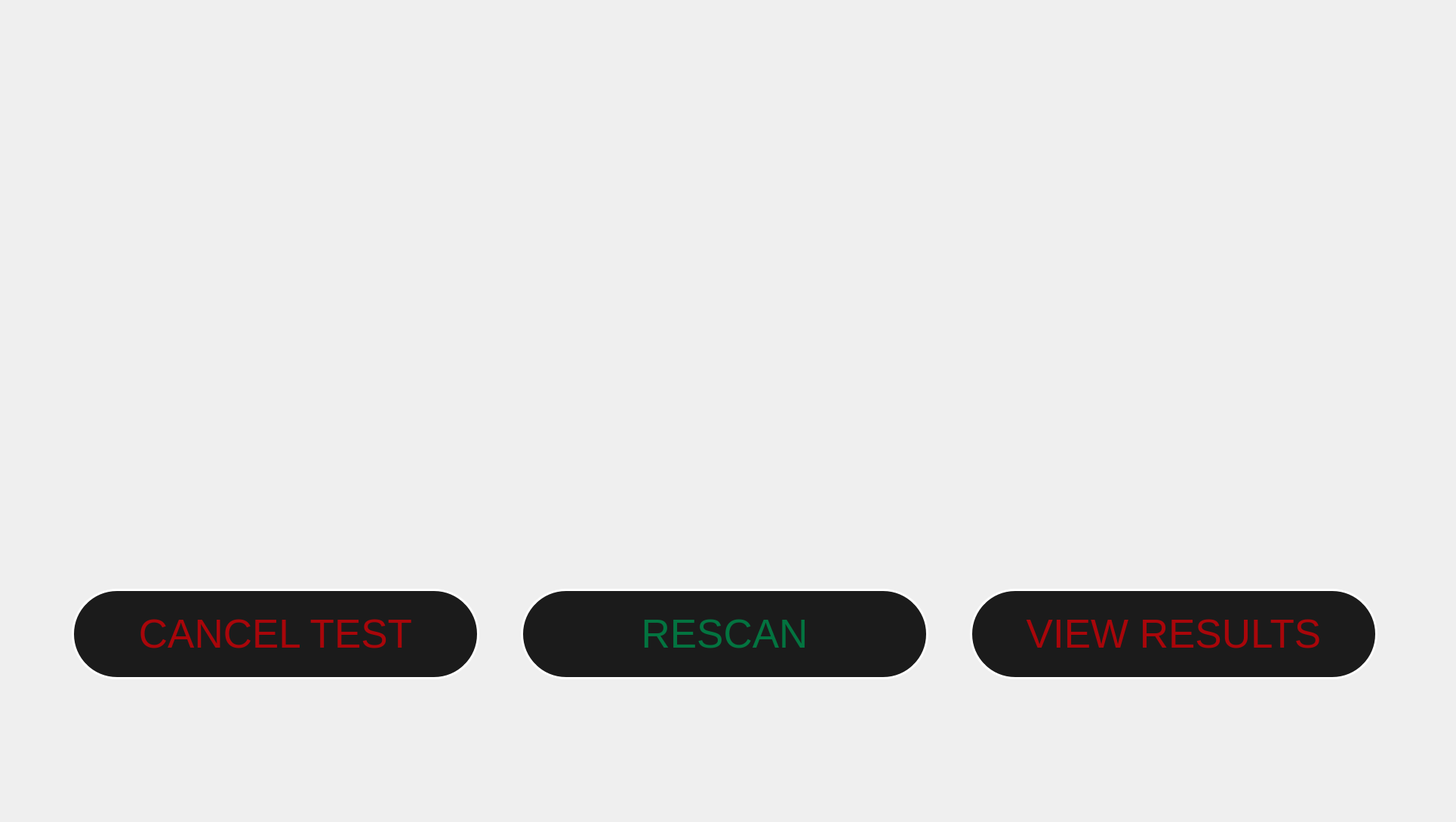
    <widget class="QWidget" name="RescanResultsPage">
     <widget class="QLabel" name="label_14">
      <property name="geometry">
       <rect>
        <x>0</x>
        <y>0</y>
        <width>1920</width>
        <height>1080</height>
       </rect>
      </property>
      <property name="text">
       <string/>
      </property>
      <property name="pixmap">
       <pixmap>CannaCheck_UI_images_1.2/RescanResultsPage.png</pixmap>
      </property>
      <property name="scaledContents">
       <bool>true</bool>
      </property>
     </widget>
     <widget class="QPushButton" name="cancel_test_btn">
      <property name="geometry">
       <rect>
        <x>95</x>
        <y>780</y>
        <width>540</width>
        <height>120</height>
       </rect>
      </property>
      <property name="font">
       <font>
        <family>Arial</family>
        <pointsize>40</pointsize>
       </font>
      </property>
      <property name="styleSheet">
       <string notr="true">QPushButton 
{
 border-radius: 60px;
 background-color: rgb(27, 27, 27);
 border: 3px solid white;
 color: rgb(169, 6, 10)
}

QPushButton:pressed 
{
border-radius: 60px;
 background-color: rgb(27, 27, 27);
 border: 6px solid white;
 color: rgb(169, 6, 10)
}

QPushButton:disabled
{
border-radius: 60px;
 background-color: rgb(27, 27, 27);
 border: 6px solid grey;
 color: grey;
}</string>
      </property>
      <property name="text">
       <string>CANCEL TEST</string>
      </property>
     </widget>
     <widget class="QPushButton" name="rescan_btn">
      <property name="geometry">
       <rect>
        <x>690</x>
        <y>780</y>
        <width>540</width>
        <height>120</height>
       </rect>
      </property>
      <property name="font">
       <font>
        <family>Arial</family>
        <pointsize>40</pointsize>
       </font>
      </property>
      <property name="styleSheet">
       <string notr="true">QPushButton 
{
border-radius: 60px;
 background-color: rgb(27, 27, 27);
 border: 3px solid white;
 color: rgb(3, 116, 64);
}

QPushButton:pressed 
{
border-radius: 60px;
 background-color: rgb(27, 27, 27);
 border: 6px solid white;
 color: rgb(3, 116, 64);
}

QPushButton:disabled
{
border-radius: 60px;
 background-color: rgb(27, 27, 27);
 border: 6px solid grey;
 color: grey;
}</string>
      </property>
      <property name="text">
       <string>RESCAN</string>
      </property>
     </widget>
     <widget class="QPushButton" name="view_results_btn">
      <property name="geometry">
       <rect>
        <x>1285</x>
        <y>780</y>
        <width>540</width>
        <height>120</height>
       </rect>
      </property>
      <property name="font">
       <font>
        <family>Arial</family>
        <pointsize>40</pointsize>
       </font>
      </property>
      <property name="styleSheet">
       <string notr="true">QPushButton 
{
 border-radius: 60px;
 background-color: rgb(27, 27, 27);
 border: 3px solid white;
 color: rgb(169, 6, 10)
}

QPushButton:pressed 
{
border-radius: 60px;
 background-color: rgb(27, 27, 27);
 border: 6px solid white;
 color: rgb(169, 6, 10)
}

QPushButton:disabled
{
border-radius: 60px;
 background-color: rgb(27, 27, 27);
 border: 6px solid grey;
 color: grey;
}</string>
      </property>
      <property name="text">
       <string>VIEW RESULTS</string>
      </property>
     </widget>
     <zorder>label_14</zorder>
     <zorder>rescan_btn</zorder>
     <zorder>view_results_btn</zorder>
     <zorder>cancel_test_btn</zorder>
    </widget>
